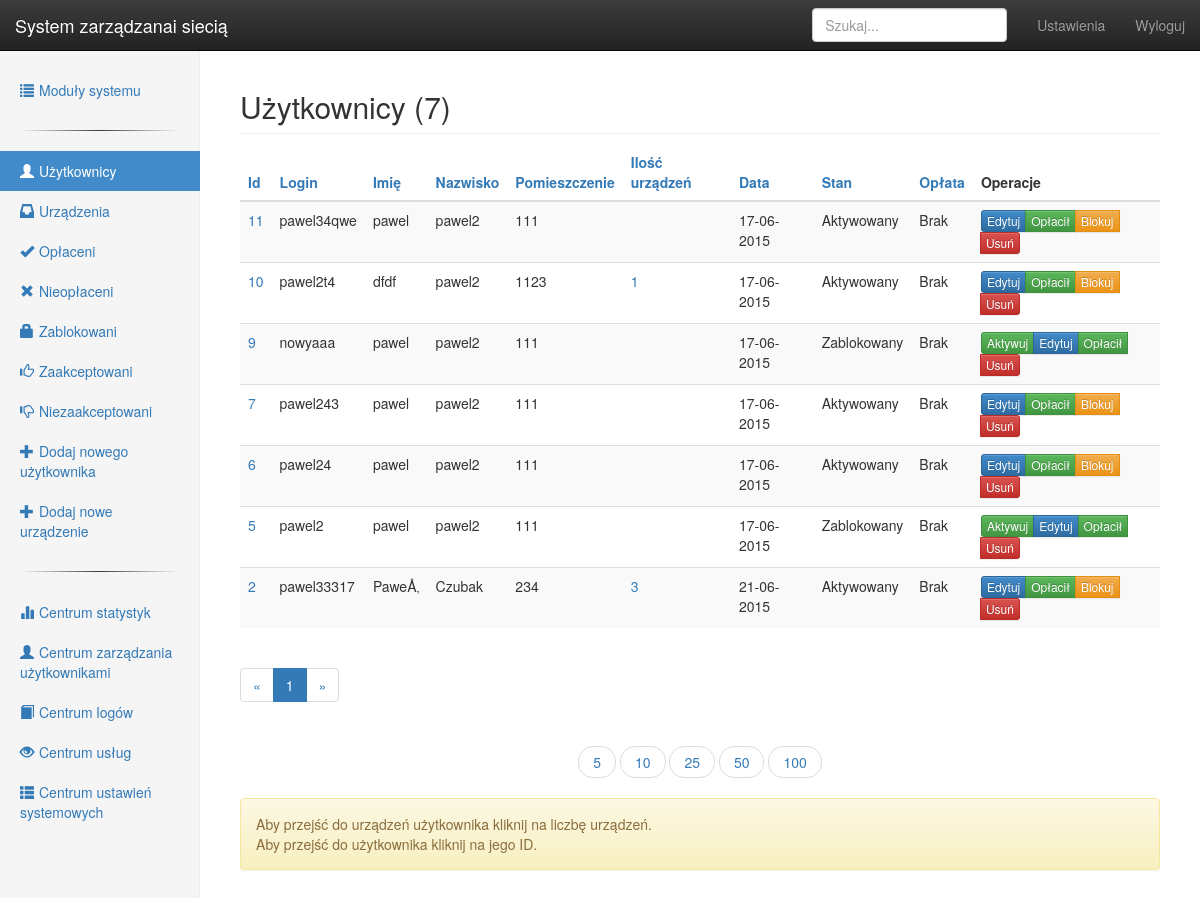
The app's page /usersettings/index/10/id/DESC/0 (signed in) with its own data.
### tables this page shows
CREATE TABLE IF NOT EXISTS `users` (
  `id` int(10) unsigned NOT NULL AUTO_INCREMENT,
  `datarejestracji` int(11) DEFAULT NULL,
  `imie` varchar(64) DEFAULT NULL,
  `nazwisko` varchar(64) DEFAULT NULL,
  `pomieszczenie` varchar(64) DEFAULT NULL,
  `wydzial` varchar(333) DEFAULT NULL,
  `kierunek` varchar(333) DEFAULT NULL,
  `stan` int(11) DEFAULT NULL,
  `login` varchar(64) DEFAULT NULL,
  `haslo` varchar(256) DEFAULT NULL,
  `oplata` int(11) DEFAULT NULL,
  `datawaznoscikonta` int(11) DEFAULT NULL,
  `portyonof` int(11) DEFAULT NULL,
  `porty` text,
  `downloadhttp` int(11) DEFAULT NULL,
  `downloadall` int(11) DEFAULT NULL,
  `upload` int(11) DEFAULT NULL,
  PRIMARY KEY (`id`),
  UNIQUE KEY `login` (`login`),
  KEY `id` (`id`)
);

### libs/View.php (called while the page is built, shortened)
<?php
class View {
    public function render($name, $noInclude = false)
    {
        require 'views/' . $name . '.php';
    }
}

### controllers/usersettings.php (called while the page is built, shortened)
<?php
class Usersettings extends Controller {
    function __construct() {
        $this->view->info = array();
        $this->view->leftMenu = array();
    }
    function renderLeftMenu($active = NULL){
        array_push($this->view->leftMenu, array('active' => false, 'ico' => 'user', 'link' => 'usersettings/index', 'title' => "Użytkownicy"));
        array_push($this->view->leftMenu, array('active' => false, 'ico' => 'inbox', 'link' => 'devicesettings/index', 'title' => "Urządzenia"));
        array_push($this->view->leftMenu, array('active' => false, 'ico' => 'ok', 'link' => 'usersettings/paid', 'title' => "Opłaceni"));
        array_push($this->view->leftMenu, array('active' => false, 'ico' => 'remove', 'link' => 'usersettings/unpaid', 'title' => "Nieopłaceni"));
        array_push($this->view->leftMenu, array('active' => false, 'ico' => 'lock', 'link' => 'usersettings/blocked', 'title' => "Zablokowani"));
        array_push($this->view->leftMenu, array('active' => false, 'ico' => 'thumbs-up', 'link' => 'usersettings/accepted', 'title' => "Zaakceptowani"));
        array_push($this->view->leftMenu, array('active' => false, 'ico' => 'thumbs-down', 'link' => 'usersettings/unaccepted', 'title' => "Niezaakceptowani"));
        array_push($this->view->leftMenu, array('active' => false, 'ico' => 'plus', 'link' => 'userchange/index/new', 'title' => "Dodaj nowego użytkownika"));
        array_push($this->view->leftMenu, array('active' => false, 'ico' => 'plus', 'link' => 'devicechange/index/new', 'title' => "Dodaj nowe urządzenie"));
        for ($i = 0; $i < count($this->view->leftMenu); $i++) {
            if ($this->view->leftMenu[$i]['link'] == 'usersettings/'.$active){
                $this->view->leftMenu[$i]['active'] = true;
                break;
            }
        }
        $this->view->render('leftMenu');
    }
    private function showUsers($count, $orderBy, $sort, $start, $where){
        $this->view->listing['count'] = $count*1;
        $this->view->listing['orderBy'] = $orderBy;
        $this->view->listing['start'] = $start;
        $this->view->listing['where'] = $where;
        $this->view->listing['sort'] = ($sort == 'ASC')?'DESC':'ASC';
        $this->view->listing['oldsort'] = ($sort != 'ASC')?'DESC':'ASC';
        $this->view->users = $this->model->getUsers($count*1, $orderBy, $sort, $start*1, $where);
        for ($i = 0; $i < count($this->view->users); $i++) {
            $this->view->users[$i]['oplataOpis'] = ($this->view->users[$i]['oplata']==1)?'OK':'Brak';
            $this->view->users[$i]['stanOpis'] = ($this->view->users[$i]['stan']==0)?'Nieaktywowany':(($this->view->users[$i]['stan']==1)?'Aktywowany':'Zablokowany');
        }
        $this->view->render('usersettings/showUsers');
    }
    private function generateNumberOfPages($visible, $current, $where){
        $all = $this->model->getUsersCount($where);
        $this->view->allUsers = $all;
        $this->view->pages = array();
        $index = 1;
        for($i = 0; $i < $all ; $i=$i+$visible){
            $active = ($i==$current)?true:false;
            if ($active)
                $this->view->activePage = $i;
            array_push($this->view->pages, array('index' => $index, 'start' => $i, 'active' => $active));
            $index++;
        }
    }
    private function showRecordsLimit(){
        $this->view->render('usersettings/showRecordsLimit');
    }
    function index($count = 50, $orderBy = 'id', $sort = 'DESC', $start = 0, $where = '',$callbackLink = "index") {
        $this->view->render('header');
        $this->view->showUsersCallbackLink = $callbackLink;
        $this->showUsers($count, $orderBy, $sort, $start, $where);
        $this->view->render('usersettings/showPages');
        array_push($this->view->info, array('type' => 'warning', 'text' => 'Aby przejść do urządzeń użytkownika kliknij na liczbę urządzeń.<br>Aby przejść do użytkownika kliknij na jego ID.'));
        $this->view->render('usersettings/info');
        $this->view->render('footerWithMenu');
    }
}

### libs/Bootstrap.php (called while the page is built, shortened)
<?php
final class Bootstrap {
    private $_url = null;
    private $_controller = null;
    private $_method = null;
    private $_controllerPath = 'controllers/';
    private $_modelPath = 'models/';
    public function init() {
        $this->_callControllerMethod();
    }
    private function _getUrl() {
        $url = isset($_GET['url']) ? $_GET['url'] : 'index';
        $url = rtrim($url, '/');
        $url = filter_var($url, FILTER_SANITIZE_URL);
        $this->_url = explode('/', $url);
    }
    private function _loadController() {
        $file = $this->_controllerPath . $this->_url[0] . '.php';
        if (file_exists($file)) {
            $this->_controller = new $this->_url[0];
            $this->_controller->loadModel($this->_url[0], $this->_modelPath);
        } else {
            $this->_error();
            return false;
        }
    }
    private function _callControllerMethod() {
        $length = count($this->_url);
        if ($length > 0) {
            if (method_exists($this->_controller, $this->_url[1])) {
                $this->_method = $this->_url[1];
            } else {
                $this->_error();
            }
        } else {
            $this->_method = 'index';
        }
        $this->parms = $this->_url ? array_values($this->_url) : [];
        call_user_func_array([$this->_controller, $this->_method], $this->parms);
    }
}

### index.php (called while the page is built, shortened)
<?php
$bootstrap = new Bootstrap();
$bootstrap->init();

### libs/Model.php (called while the page is built)
<?php
abstract class Model {
    function __construct() {
        $this->db = new Database(DB_TYPE, DB_HOST, DB_NAME, DB_USER, DB_PASS);
    }
}

### models/usersettings_model.php (called while the page is built, shortened)
<?php
class Usersettings_Model extends Model {
    public function getUsers($count, $orderBy, $sort, $start, $where) {
        $sth = $this->db->prepare('
            SELECT * FROM users AS u
                LEFT JOIN (
                    SELECT COUNT( user_id ) AS deviceCount, user_id FROM devices
                        GROUP BY user_id) AS dev ON dev.user_id = u.id '.$where.'  order by '.$orderBy.' '.$sort.' limit '.$start.', '.$count.' ');
        $sth->execute();
        return $sth->fetchAll(PDO::FETCH_ASSOC);
    }
}

### libs/Controller.php (called while the page is built, shortened)
<?php
abstract class Controller {
    public function loadModel($name, $modelPath = 'models/') {
        $path = $modelPath . $name.'_model.php';
        if (file_exists($path)) {
            $this->model = new $modelName();
        }
    }
}

### views/usersettings/showUsers.php (the view, shortened to what this page needs)
<h2 class="sub-header">Użytkownicy (<?= $this->allUsers ?>)</h2>
<div class="table-responsive">
    <table class="table table-striped">
        <thead>
            <tr>
                <th><a href="<?= URL . "usersettings/" . $this->showUsersCallbackLink . '/' . $this->listing['count'] . '/id/' . $this->listing['sort'] ?>">Id</a></th>
                <th><a href="<?= URL . "usersettings/" . $this->showUsersCallbackLink . '/' . $this->listing['count'] . '/login/' . $this->listing['sort'] ?>">Login</a></th>
                <th><a href="<?= URL . "usersettings/" . $this->showUsersCallbackLink . '/' . $this->listing['count'] . '/imie/' . $this->listing['sort'] ?>">Imię</a></th>
                <th><a href="<?= URL . "usersettings/" . $this->showUsersCallbackLink . '/' . $this->listing['count'] . '/nazwisko/' . $this->listing['sort'] ?>">Nazwisko</a></th>
                <th><a href="<?= URL . "usersettings/" . $this->showUsersCallbackLink . '/' . $this->listing['count'] . '/pomieszczenie/' . $this->listing['sort'] ?>">Pomieszczenie</a></th>
                <th><a href="<?= URL . "usersettings/" . $this->showUsersCallbackLink . '/' . $this->listing['count'] . '/deviceCount/' . $this->listing['sort'] ?>">Ilość urządzeń</a></th>
                <th><a href="<?= URL . "usersettings/" . $this->showUsersCallbackLink . '/' . $this->listing['count'] . '/datarejestracji/' . $this->listing['sort'] ?>">Data</a></th>
                <th><a href="<?= URL . "usersettings/" . $this->showUsersCallbackLink . '/' . $this->listing['count'] . '/stan/' . $this->listing['sort'] ?>">Stan</a></th>
                <th><a href="<?= URL . "usersettings/" . $this->showUsersCallbackLink . '/' . $this->listing['count'] . '/oplata/' . $this->listing['sort'] ?>">Opłata</a></th>
                <th>Operacje</th>
            </tr>
        </thead>
        <tbody>
            <?php
            foreach ($this->users as $user) {
                echo '<tr>
                            <td><a href="' . URL . 'userchange/index/' . $user['id'] . '">' . $user['id'] . '</a></td>
                            <td>' . $user['login'] . '</td>
                            <td>' . $user['imie'] . '</td>
                            <td>' . $user['nazwisko'] . '</td>
                            <td>' . $user['pomieszczenie'] . '</td>
                            <td><a href="' . URL . 'devicesettings/userdevices/' . $user['id'] . '">' . $user['deviceCount'] . '</a></td>
                            <td>' . @date("d-m-Y", $user['datarejestracji']) . '</td>
                            <td>' . $user['stanOpis'] . '</td>
                            <td>' . $user['oplataOpis'] . '</td>
                            <td><div class="btn-group btn-group-xs">';
                if ($user['stan'] != 1)
                    echo '<button type="button" class="btn btn-success" onclick="window.location.href = \'' . URL . "userchange/accept/" . $user['id'] . "/usersettings/" . $this->showUsersCallbackLink . '/' . $this->listing['count'] . '/' . $this->listing['orderBy'] . '/' . $this->listing['oldsort'] . '/' . $this->activePage . '\'">Aktywuj</button>';
                echo '<button type="submit" class="btn btn-primary" onclick="window.location.href = \'' . URL . 'userchange/index/' . $user['id'] . '\'">Edytuj</button>';
                if ($user['oplata'] != 1)
                    echo '<button type="submit" class="btn btn-success" onclick="window.location.href = \'' . URL . "userchange/paid/" . $user['id'] . "/usersettings/" . $this->showUsersCallbackLink . '/' . $this->listing['count'] . '/' . $this->listing['orderBy'] . '/' . $this->listing['oldsort'] . '/' . $this->activePage . '\'">Opłacił</button>';
                if ($user['stan'] != 2)
                    echo '<button type="submit" class="btn btn-warning" onclick="window.location.href = \'' . URL . "userchange/block/" . $user['id'] . "/usersettings/" . $this->showUsersCallbackLink . '/' . $this->listing['count'] . '/' . $this->listing['orderBy'] . '/' . $this->listing['oldsort'] . '/' . $this->activePage . '\'">Blokuj</button>';
                echo '<button type="submit" class="btn btn-danger" onclick="deleteConfirm( \'' . URL . "userchange/delete/" . $user['id'] . "/usersettings/" .
                        $this->showUsersCallbackLink . '/' . $this->listing['count'] . '/' . $this->listing['orderBy'] . '/' . $this->listing['oldsort'] . '/' . $this->activePage . '\')">Usuń</button>
                        </div></td>
                      </tr>';
            }
            ?>
        </tbody>
    </table>
</div>

### public/css/dashboard.css (style rules this page uses)
body { padding-top: 50px; }
.sub-header { padding-bottom: 10px; border-bottom: 1px solid #eee; }

### records on screen
users: id "11", login "pawel34qwe", imie "pawel", nazwisko "pawel2", pomieszczenie "111", datarejestracji "17-06-2015", stanOpis "Aktywowany", oplataOpis "Brak"
users: id "10", login "pawel2t4", imie "dfdf", nazwisko "pawel2", pomieszczenie "1123", deviceCount "1", datarejestracji "17-06-2015", stanOpis "Aktywowany", oplataOpis "Brak"
users: id "9", login "nowyaaa", imie "pawel", nazwisko "pawel2", pomieszczenie "111", datarejestracji "17-06-2015", stanOpis "Zablokowany", oplataOpis "Brak"
users: id "7", login "pawel243", imie "pawel", nazwisko "pawel2", pomieszczenie "111", datarejestracji "17-06-2015", stanOpis "Aktywowany", oplataOpis "Brak"
users: id "6", login "pawel24", imie "pawel", nazwisko "pawel2", pomieszczenie "111", datarejestracji "17-06-2015", stanOpis "Aktywowany", oplataOpis "Brak"
users: id "5", login "pawel2", imie "pawel", nazwisko "pawel2", pomieszczenie "111", datarejestracji "17-06-2015", stanOpis "Zablokowany", oplataOpis "Brak"
users: id "2", login "pawel33317", imie "PaweÅ‚", nazwisko "Czubak", pomieszczenie "234", deviceCount "3", datarejestracji "21-06-2015", stanOpis "Aktywowany", oplataOpis "Brak"

### other values on screen
$link['title'] "Użytkownicy"
$link['title'] "Urządzenia"
$link['title'] "Opłaceni"
$link['title'] "Nieopłaceni"
$link['title'] "Zablokowani"
$link['title'] "Zaakceptowani"
$link['title'] "Niezaakceptowani"
$link['title'] "Dodaj nowego użytkownika"
$link['title'] "Dodaj nowe urządzenie"
$this->allUsers "7"
$value['index'] "1"
